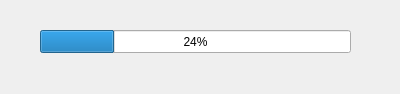
<?xml version="1.0" encoding="UTF-8"?>
<ui version="4.0">
 <class>myProgressBar</class>
 <widget class="QDialog" name="myProgressBar">
  <property name="geometry">
   <rect>
    <x>0</x>
    <y>0</y>
    <width>400</width>
    <height>94</height>
   </rect>
  </property>
  <property name="windowTitle">
   <string>myProgressBar</string>
  </property>
  <widget class="QProgressBar" name="progressBar">
   <property name="geometry">
    <rect>
     <x>40</x>
     <y>30</y>
     <width>311</width>
     <height>23</height>
    </rect>
   </property>
   <property name="value">
    <number>24</number>
   </property>
  </widget>
 </widget>
 <resources/>
 <connections/>
</ui>
